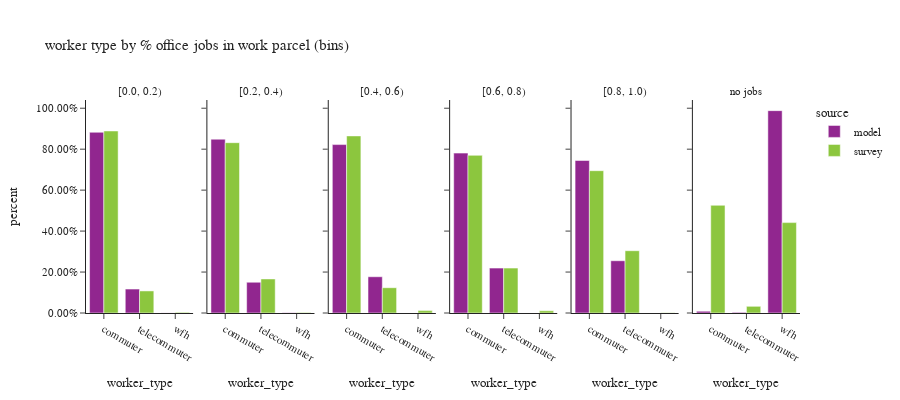

Notebook code cell kept with this figure:
### Code cell
df_worker_count = workers.groupby(['source','% office jobs (bins)','worker_type'])['pdexpfac']. \
    sum().reset_index()
df_worker_count['percent'] = df_worker_count.groupby(['source','% office jobs (bins)'], group_keys=False)['pdexpfac']. \
    apply(lambda x: x / float(x.sum()))
# df_worker_count
fig = px.bar(df_worker_count.sort_values(by=['source','% office jobs (bins)']), x='worker_type', y="percent", custom_data=['pdexpfac'],
             facet_col="% office jobs (bins)",color="source",
             barmode="group",
             title="worker type by % office jobs in work parcel (bins)")
fig.for_each_annotation(lambda a: a.update(text = a.text.split("=")[-1]))
fig.update_layout(height=400, width=900, font=dict(size=11))
fig.update_yaxes(tickformat = '.2%')
fig.update_xaxes(categoryorder='array', categoryarray= ['commuter','telecommuter','wfh'])
fig.show()

### Figure 1 — Plotly figure (JSON) as saved in the notebook; plotly's stock layout.template omitted (floating-point values rounded to 4 significant figures)
{"data": [{"alignmentgroup": "True", "customdata": [[1093000.0], [144900.0], [650.0]], "hovertemplate": "source=model<br>% office jobs (bins)=[0.0, 0.2)<br>worker_type=%{x}<br>percent=%{y}<extra></extra>", "legendgroup": "model", "marker": {"color": "#91268F", "pattern": {"shape": ""}}, "name": "model", "offsetgroup": "model", "orientation": "v", "showlegend": true, "textposition": "auto", "type": "bar", "x": ["commuter", "telecommuter", "wfh"], "xaxis": "x", "y": [0.8825, 0.117, 0.0005247], "yaxis": "y"}, {"alignmentgroup": "True", "customdata": [[221000.0], [39120.0], [250.0]], "hovertemplate": "source=model<br>% office jobs (bins)=[0.2, 0.4)<br>worker_type=%{x}<br>percent=%{y}<extra></extra>", "legendgroup": "model", "marker": {"color": "#91268F", "pattern": {"shape": ""}}, "name": "model", "offsetgroup": "model", "orientation": "v", "showlegend": false, "textposition": "auto", "type": "bar", "x": ["commuter", "telecommuter", "wfh"], "xaxis": "x2", "y": [0.8488, 0.1502, 0.0009601], "yaxis": "y2"}, {"alignmentgroup": "True", "customdata": [[149300.0], [32130.0], [100.0]], "hovertemplate": "source=model<br>% office jobs (bins)=[0.4, 0.6)<br>worker_type=%{x}<br>percent=%{y}<extra></extra>", "legendgroup": "model", "marker": {"color": "#91268F", "pattern": {"shape": ""}}, "name": "model", "offsetgroup": "model", "orientation": "v", "showlegend": false, "textposition": "auto", "type": "bar", "x": ["commuter", "telecommuter", "wfh"], "xaxis": "x3", "y": [0.8225, 0.177, 0.0005509], "yaxis": "y3"}, {"alignmentgroup": "True", "customdata": [[154600.0], [43400.0], [10.0]], "hovertemplate": "source=model<br>% office jobs (bins)=[0.6, 0.8)<br>worker_type=%{x}<br>percent=%{y}<extra></extra>", "legendgroup": "model", "marker": {"color": "#91268F", "pattern": {"shape": ""}}, "name": "model", "offsetgroup": "model", "orientation": "v", "showlegend": false, "textposition": "auto", "type": "bar", "x": ["commuter", "telecommuter", "wfh"], "xaxis": "x4", "y": [0.7808, 0.2192, 5.05e-05], "yaxis": "y4"}, {"alignmentgroup": "True", "customdata": [[243200.0], [83320.0], [10.0]], "hovertemplate": "source=model<br>% office jobs (bins)=[0.8, 1.0)<br>worker_type=%{x}<br>percent=%{y}<extra></extra>", "legendgroup": "model", "marker": {"color": "#91268F", "pattern": {"shape": ""}}, "name": "model", "offsetgroup": "model", "orientation": "v", "showlegend": false, "textposition": "auto", "type": "bar", "x": ["commuter", "telecommuter", "wfh"], "xaxis": "x5", "y": [0.7448, 0.2552, 3.063e-05], "yaxis": "y5"}, {"alignmentgroup": "True", "customdata": [[80.0], [30.0], [9200.0]], "hovertemplate": "source=model<br>% office jobs (bins)=no jobs<br>worker_type=%{x}<br>percent=%{y}<extra></extra>", "legendgroup": "model", "marker": {"color": "#91268F", "pattern": {"shape": ""}}, "name": "model", "offsetgroup": "model", "orientation": "v", "showlegend": false, "textposition": "auto", "type": "bar", "x": ["commuter", "telecommuter", "wfh"], "xaxis": "x6", "y": [0.008593, 0.003222, 0.9882], "yaxis": "y6"}, {"alignmentgroup": "True", "customdata": [[639000.0], [77470.0], [2358.0]], "hovertemplate": "source=survey<br>% office jobs (bins)=[0.0, 0.2)<br>worker_type=%{x}<br>percent=%{y}<extra></extra>", "legendgroup": "survey", "marker": {"color": "#8CC63E", "pattern": {"shape": ""}}, "name": "survey", "offsetgroup": "survey", "orientation": "v", "showlegend": true, "textposition": "auto", "type": "bar", "x": ["commuter", "telecommuter", "wfh"], "xaxis": "x", "y": [0.889, 0.1078, 0.00328], "yaxis": "y"}, {"alignmentgroup": "True", "customdata": [[178200.0], [35620.0], [420.8]], "hovertemplate": "source=survey<br>% office jobs (bins)=[0.2, 0.4)<br>worker_type=%{x}<br>percent=%{y}<extra></extra>", "legendgroup": "survey", "marker": {"color": "#8CC63E", "pattern": {"shape": ""}}, "name": "survey", "offsetgroup": "survey", "orientation": "v", "showlegend": false, "textposition": "auto", "type": "bar", "x": ["commuter", "telecommuter", "wfh"], "xaxis": "x2", "y": [0.8318, 0.1663, 0.001964], "yaxis": "y2"}, {"alignmentgroup": "True", "customdata": [[88300.0], [12610.0], [1194.0]], "hovertemplate": "source=survey<br>% office jobs (bins)=[0.4, 0.6)<br>worker_type=%{x}<br>percent=%{y}<extra></extra>", "legendgroup": "survey", "marker": {"color": "#8CC63E", "pattern": {"shape": ""}}, "name": "survey", "offsetgroup": "survey", "orientation": "v", "showlegend": false, "textposition": "auto", "type": "bar", "x": ["commuter", "telecommuter", "wfh"], "xaxis": "x3", "y": [0.8648, 0.1235, 0.01169], "yaxis": "y3"}, {"alignmentgroup": "True", "customdata": [[74640.0], [21250.0], [1059.0]], "hovertemplate": "source=survey<br>% office jobs (bins)=[0.6, 0.8)<br>worker_type=%{x}<br>percent=%{y}<extra></extra>", "legendgroup": "survey", "marker": {"color": "#8CC63E", "pattern": {"shape": ""}}, "name": "survey", "offsetgroup": "survey", "orientation": "v", "showlegend": false, "textposition": "auto", "type": "bar", "x": ["commuter", "telecommuter", "wfh"], "xaxis": "x4", "y": [0.7699, 0.2192, 0.01092], "yaxis": "y4"}, {"alignmentgroup": "True", "customdata": [[118500.0], [51860.0], [153.3]], "hovertemplate": "source=survey<br>% office jobs (bins)=[0.8, 1.0)<br>worker_type=%{x}<br>percent=%{y}<extra></extra>", "legendgroup": "survey", "marker": {"color": "#8CC63E", "pattern": {"shape": ""}}, "name": "survey", "offsetgroup": "survey", "orientation": "v", "showlegend": false, "textposition": "auto", "type": "bar", "x": ["commuter", "telecommuter", "wfh"], "xaxis": "x5", "y": [0.6949, 0.3042, 0.0008994], "yaxis": "y5"}, {"alignmentgroup": "True", "customdata": [[298200.0], [18510.0], [250300.0]], "hovertemplate": "source=survey<br>% office jobs (bins)=no jobs<br>worker_type=%{x}<br>percent=%{y}<extra></extra>", "legendgroup": "survey", "marker": {"color": "#8CC63E", "pattern": {"shape": ""}}, "name": "survey", "offsetgroup": "survey", "orientation": "v", "showlegend": false, "textposition": "auto", "type": "bar", "x": ["commuter", "telecommuter", "wfh"], "xaxis": "x6", "y": [0.5259, 0.03265, 0.4414], "yaxis": "y6"}], "layout": {"annotations": [{"font": {}, "showarrow": false, "text": "[0.0, 0.2)", "x": 0.075, "xanchor": "center", "xref": "paper", "y": 1.0, "yanchor": "bottom", "yref": "paper"}, {"font": {}, "showarrow": false, "text": "[0.2, 0.4)", "x": 0.245, "xanchor": "center", "xref": "paper", "y": 1.0, "yanchor": "bottom", "yref": "paper"}, {"font": {}, "showarrow": false, "text": "[0.4, 0.6)", "x": 0.415, "xanchor": "center", "xref": "paper", "y": 1.0, "yanchor": "bottom", "yref": "paper"}, {"font": {}, "showarrow": false, "text": "[0.6, 0.8)", "x": 0.585, "xanchor": "center", "xref": "paper", "y": 1.0, "yanchor": "bottom", "yref": "paper"}, {"font": {}, "showarrow": false, "text": "[0.8, 1.0)", "x": 0.755, "xanchor": "center", "xref": "paper", "y": 1.0, "yanchor": "bottom", "yref": "paper"}, {"font": {}, "showarrow": false, "text": "no jobs", "x": 0.925, "xanchor": "center", "xref": "paper", "y": 1.0, "yanchor": "bottom", "yref": "paper"}], "barmode": "group", "font": {"size": 11}, "height": 400, "legend": {"title": {"text": "source"}, "tracegroupgap": 0}, "title": {"text": "worker type by % office jobs in work parcel (bins)"}, "width": 900, "xaxis": {"anchor": "y", "categoryarray": ["commuter", "telecommuter", "wfh"], "categoryorder": "array", "domain": [0.0, 0.15], "title": {"text": "worker_type"}}, "xaxis2": {"anchor": "y2", "categoryarray": ["commuter", "telecommuter", "wfh"], "categoryorder": "array", "domain": [0.17, 0.32], "matches": "x", "title": {"text": "worker_type"}}, "xaxis3": {"anchor": "y3", "categoryarray": ["commuter", "telecommuter", "wfh"], "categoryorder": "array", "domain": [0.34, 0.49], "matches": "x", "title": {"text": "worker_type"}}, "xaxis4": {"anchor": "y4", "categoryarray": ["commuter", "telecommuter", "wfh"], "categoryorder": "array", "domain": [0.51, 0.66], "matches": "x", "title": {"text": "worker_type"}}, "xaxis5": {"anchor": "y5", "categoryarray": ["commuter", "telecommuter", "wfh"], "categoryorder": "array", "domain": [0.68, 0.83], "matches": "x", "title": {"text": "worker_type"}}, "xaxis6": {"anchor": "y6", "categoryarray": ["commuter", "telecommuter", "wfh"], "categoryorder": "array", "domain": [0.85, 1.0], "matches": "x", "title": {"text": "worker_type"}}, "yaxis": {"anchor": "x", "domain": [0.0, 1.0], "tickformat": ".2%", "title": {"text": "percent"}}, "yaxis2": {"anchor": "x2", "domain": [0.0, 1.0], "matches": "y", "showticklabels": false, "tickformat": ".2%"}, "yaxis3": {"anchor": "x3", "domain": [0.0, 1.0], "matches": "y", "showticklabels": false, "tickformat": ".2%"}, "yaxis4": {"anchor": "x4", "domain": [0.0, 1.0], "matches": "y", "showticklabels": false, "tickformat": ".2%"}, "yaxis5": {"anchor": "x5", "domain": [0.0, 1.0], "matches": "y", "showticklabels": false, "tickformat": ".2%"}, "yaxis6": {"anchor": "x6", "domain": [0.0, 1.0], "matches": "y", "showticklabels": false, "tickformat": ".2%"}}}
